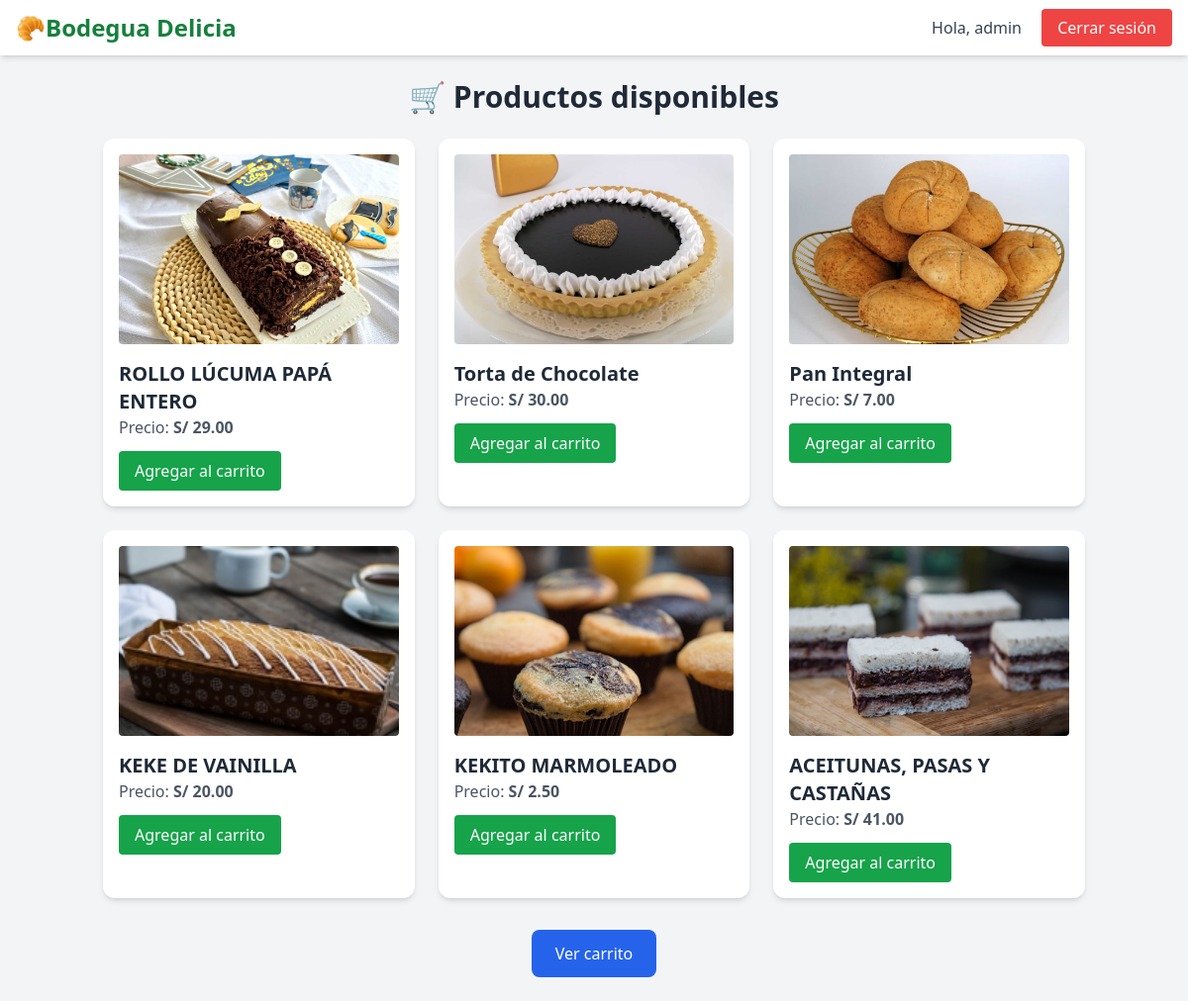
The app's page / (signed in) with its own data.
### tienda/models.py (models this page shows, shortened)
class Producto(models.Model):
    nombre = models.CharField(max_length=100)
    precio = models.DecimalField(max_digits=7, decimal_places=2)
    stock = models.PositiveIntegerField()
    imagen = models.ImageField(upload_to='productos/', null=True, blank=True)

### tienda/views.py (the view)
# urls.py: path('', views.listar_productos, name='listar_productos'),
def listar_productos(request):
    productos = Producto.objects.all()
    return render(request, 'productos.html', {'productos': productos})

### templates/productos.html (shortened to what this page needs)
<!DOCTYPE html>
<html lang="es">
<head>
    <script src="https://cdn.tailwindcss.com"></script>
</head>
<body class="bg-gray-100 text-gray-800 font-sans">
    <nav class="bg-white shadow-md px-4 py-3 flex justify-between items-center">
        <h1 class="text-2xl font-bold text-green-700">🥐Bodegua Delicia</h1>
        <div class="space-x-4">
            {% if user.is_authenticated %}
                <span class="text-gray-700">Hola, {{ user.username }}</span>
                <a href="{% url 'logout' %}" class="bg-red-500 text-white px-4 py-2 rounded hover:bg-red-600">Cerrar sesión</a>
            {% else %}
                <a href="{% url 'login' %}" class="bg-blue-500 text-white px-4 py-2 rounded hover:bg-blue-600">Iniciar sesión</a>
                <a href="{% url 'registro' %}" class="bg-green-500 text-white px-4 py-2 rounded hover:bg-green-600">Registrarse</a>
            {% endif %}
        </div>
    </nav>
    <div class="container mx-auto px-4 py-6">
        <h2 class="text-3xl font-bold mb-6 text-center">🛒 Productos disponibles</h2>
        <ul class="grid grid-cols-1 md:grid-cols-2 lg:grid-cols-3 gap-6">
    {% for producto in productos %}
    <li class="bg-white shadow-md rounded-xl p-4">
        {% if producto.imagen %}
        <img src="{{ producto.imagen.url }}" alt="{{ producto.nombre }}" class="w-full h-48 object-cover rounded mb-4">
        {% else %}
        <div class="w-full h-48 bg-gray-200 flex items-center justify-center rounded mb-4">
            <span class="text-gray-500">Sin imagen</span>
        </div>
        {% endif %}
        <h3 class="text-xl font-semibold">{{ producto.nombre }}</h3>
        <p class="text-gray-600 mb-3">Precio: <strong>S/ {{ producto.precio }}</strong></p>
        <a href="{% url 'agregar_al_carrito' producto.id %}" class="inline-block bg-green-600 text-white px-4 py-2 rounded hover:bg-green-700 transition">
            Agregar al carrito
        </a>
    </li>
    {% endfor %}
</ul>
        <div class="mt-8 text-center">
            <a href="{% url 'resumen' %}" class="inline-block bg-blue-600 text-white px-6 py-3 rounded-lg hover:bg-blue-700 transition">
                Ver carrito
            </a>
        </div>
    </div>
</body>
</html>

### records on screen
Producto: imagen (picture), nombre "ROLLO LÚCUMA PAPÁ ENTERO", precio "29.00"
Producto: imagen (picture), nombre "Torta de Chocolate", precio "30.00"
Producto: imagen (picture), nombre "Pan Integral", precio "7.00"
Producto: imagen (picture), nombre "KEKE DE VAINILLA", precio "20.00"
Producto: imagen (picture), nombre "KEKITO MARMOLEADO", precio "2.50"
Producto: imagen (picture), nombre "ACEITUNAS, PASAS Y CASTAÑAS", precio "41.00"

### other values on screen
{{ user.username }} "admin"
